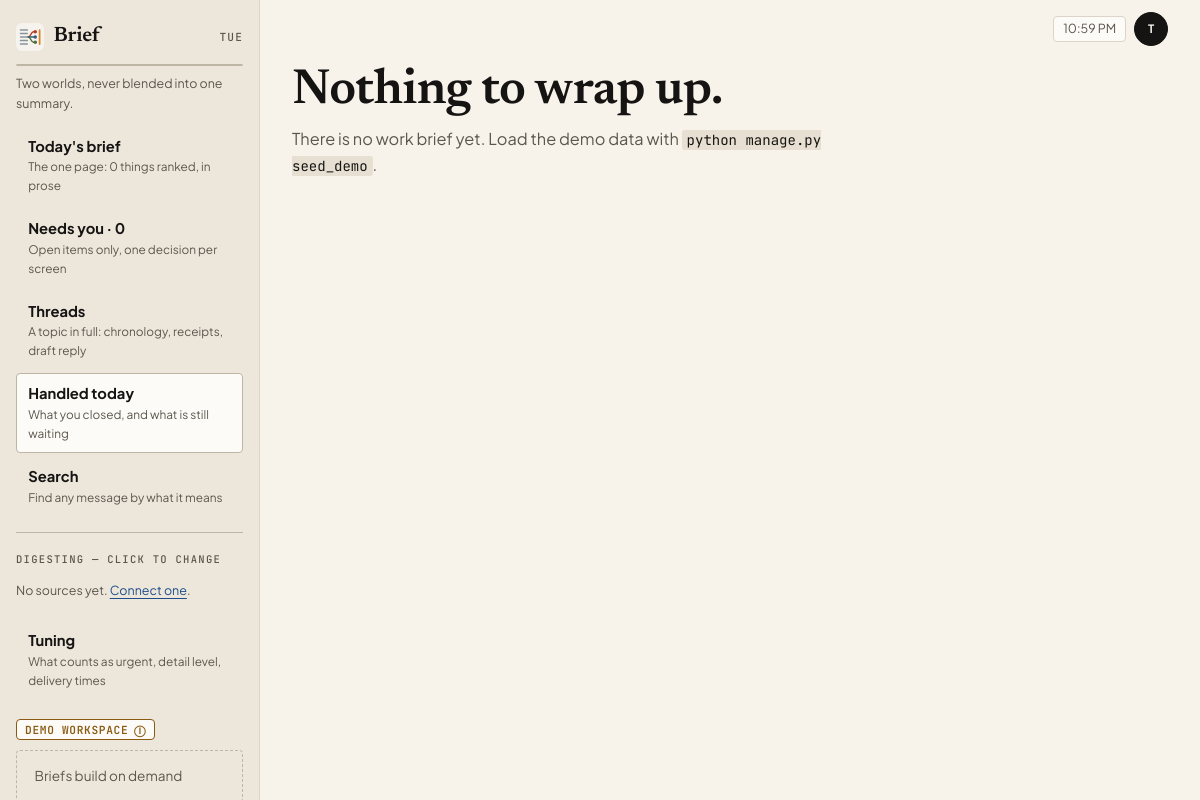
Page /work/handled/ (signed in) on the earlier database version.
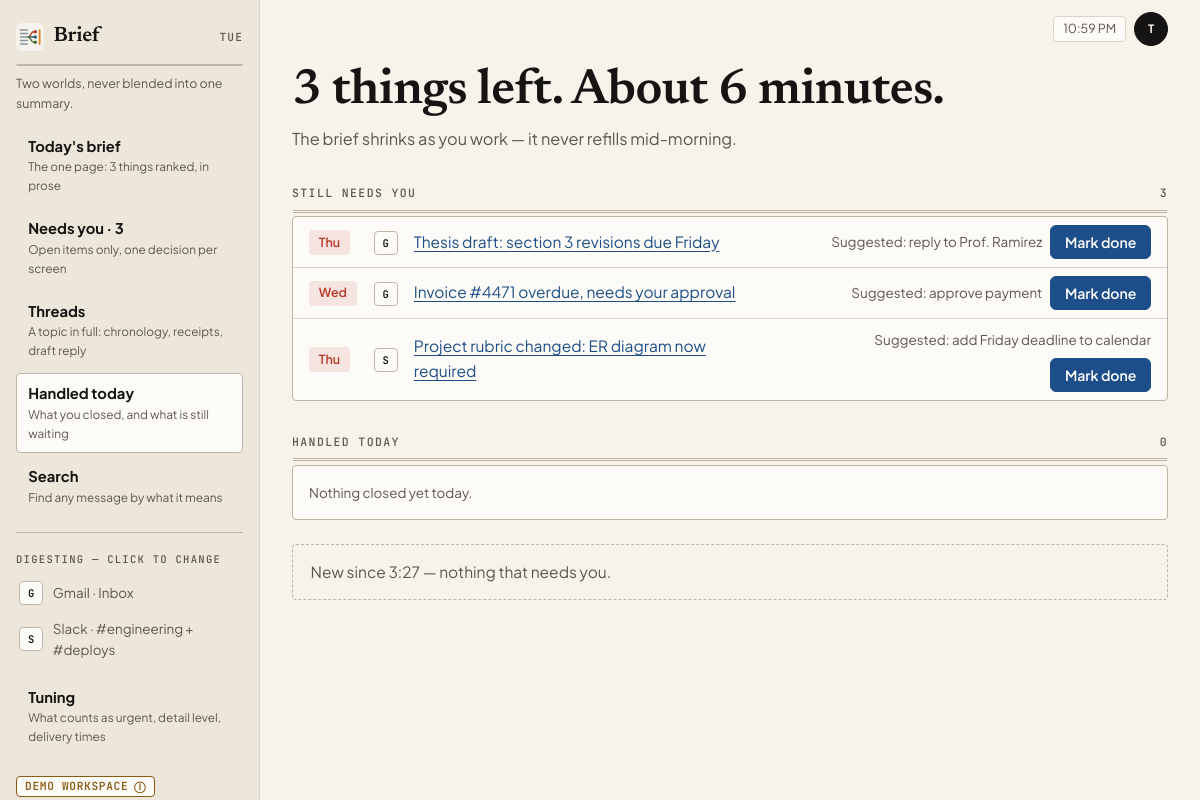
Same page on the later database version.
### unopsis/models.py (models this page shows, shortened)
class Connection(models.Model):
    class Status(models.TextChoices):
        CONNECTED = "connected", "Connected"
        ERROR = "error", "Error"
        REVOKED = "revoked", "Revoked"
    space = models.ForeignKey(Space, on_delete=models.CASCADE, related_name="connections")
    provider = models.CharField(max_length=32, choices=Provider.choices)
    external_account = models.CharField(
        max_length=254,
        help_text="Identifier at the provider, e.g. an address, workspace, or handle.",
    )
    display_name = models.CharField(max_length=120, blank=True)
    status = models.CharField(max_length=16, choices=Status.choices, default=Status.CONNECTED)
    read_only = models.BooleanField(default=True)
    token_ref = models.CharField(
        max_length=200, blank=True,
        help_text=(
            "Opaque pointer to credentials held in a secrets store. No token "
            "material is ever written to this table."
        ),
    )
    included_scopes = models.JSONField(
        default=list, blank=True,
        help_text=(
            'Which channels/labels/chats count, e.g. '
            '[{"id":"C08KJ21X","name":"#engineering","type":"channel"}]. '
            "Excluded scopes are simply absent."
        ),
    )
    last_synced_at = models.DateTimeField(null=True, blank=True)
    last_error = models.TextField(blank=True)
    class Meta:
        ordering = ["space", "provider", "external_account"]
        constraints = [
            models.UniqueConstraint(
                fields=["space", "provider", "external_account"],
                name="uniq_connection_per_space_provider_account",
            )
        ]

class BriefItem(models.Model):
    class Lane(models.TextChoices):
        NEEDS_YOU = "needs_you", "Needs you"
        MOVING = "moving", "Moving without you"
        FYI = "fyi", "FYI"
    class State(models.TextChoices):
        OPEN = "open", "Open"
        HANDLED = "handled", "Handled"
        SNOOZED = "snoozed", "Snoozed"
        DISMISSED = "dismissed", "Dismissed"
    brief = models.ForeignKey(Brief, on_delete=models.CASCADE, related_name="items")
    title = models.CharField(max_length=200, help_text="The subject this item is about.")
    messages = models.ManyToManyField(
        Message, related_name="brief_items", blank=True,
        help_text="The receipts: every message this item's summary rests on.",
    )
    primary_message = models.ForeignKey(
        Message,
        on_delete=models.SET_NULL,
        null=True, blank=True, related_name="lead_for_items",
    )
    lane = models.CharField(max_length=16, choices=Lane.choices)
    rank = models.PositiveIntegerField()
    summary = models.TextField()
    why = models.TextField(blank=True, help_text="Why this surfaced -- shown on demand.")
    deadline_at = models.DateTimeField(null=True, blank=True)
    state = models.CharField(max_length=16, choices=State.choices, default=State.OPEN)
    handled_at = models.DateTimeField(null=True, blank=True)
    snoozed_until = models.DateTimeField(null=True, blank=True)
    actions = models.JSONField(
        default=list, blank=True,
        help_text=(
            'Offered actions, e.g. '
            '[{"kind":"reply","label":"Reply to Prof. Ramirez","primary":true}].'
        ),
    )
    draft_body = models.TextField(blank=True, help_text="A reply composed but not yet sent.")
    draft_sent_at = models.DateTimeField(null=True, blank=True)
    open_count = models.PositiveIntegerField(default=0)
    feedback = models.SmallIntegerField(
        default=0, help_text="-1 thumbs down, 0 none, +1 thumbs up."
    )
    class Meta:
        ordering = ["lane", "rank"]
        constraints = [
            models.UniqueConstraint(fields=["brief", "lane", "rank"], name="uniq_slot_per_brief"),
            models.UniqueConstraint(fields=["brief", "title"], name="uniq_title_per_brief"),
        ]

class Message(models.Model):
    connection = models.ForeignKey(Connection, on_delete=models.CASCADE, related_name="messages")
    author = models.ForeignKey(
        Person,
        on_delete=models.PROTECT,
        related_name="messages",
    )
    external_id = models.CharField(max_length=200, help_text="The provider's own message id.")
    scope_name = models.CharField(
        max_length=200, blank=True,
        help_text="Channel/label the message arrived in, denormalized from the provider.",
    )
    sent_at = models.DateTimeField()
    body = models.TextField()
    permalink = models.URLField(blank=True)
    is_noise = models.BooleanField(default=False)
    raw = models.JSONField(default=dict, blank=True)
    class Meta:
        ordering = ["-sent_at"]
        constraints = [
            models.UniqueConstraint(
                fields=["connection", "external_id"], name="uniq_message_per_connection"
            )
        ]
        indexes = [
            models.Index(fields=["connection", "sent_at"], name="idx_message_conn_sent"),
        ]

class Brief(models.Model):
    class Trigger(models.TextChoices):
        SCHEDULED = "scheduled", "Scheduled"
        ON_DEMAND = "on_demand", "On demand"
    class Status(models.TextChoices):
        BUILDING = "building", "Building"
        READY = "ready", "Ready"
        FAILED = "failed", "Failed"
    space = models.ForeignKey(Space, on_delete=models.CASCADE, related_name="briefs")
    window_start = models.DateTimeField()
    window_end = models.DateTimeField()
    trigger = models.CharField(max_length=16, choices=Trigger.choices)
    status = models.CharField(max_length=16, choices=Status.choices, default=Status.BUILDING)
    headline = models.CharField(
        max_length=200, blank=True,
        help_text='The one line at the top, e.g. "Three things need you before noon."',
    )
    message_count = models.PositiveIntegerField(default=0)
    topic_count = models.PositiveIntegerField(default=0)
    read_seconds = models.PositiveIntegerField(default=0, help_text="Estimated time to read.")
    steps = models.JSONField(
        default=list, blank=True,
        help_text=(
            'Generation progress for the waiting screen, e.g. '
            '[{"label":"Reading 212 messages","status":"done","ms":3100}].'
        ),
    )
    model_version = models.CharField(max_length=80, blank=True)
    generated_at = models.DateTimeField(null=True, blank=True)
    class Meta:
        ordering = ["-window_end"]
        constraints = [
            models.UniqueConstraint(
                fields=["space", "window_start", "window_end"],
                condition=Q(trigger="scheduled"),
                name="uniq_scheduled_brief_per_window",
            )
        ]

### unopsis/app_views.py (the view)
# urls.py: path("work/handled/", app_views.handled, name="app-work-handled"),
@login_required
def handled(request):
    space, brief, now = _world(WORK, request.user)
    still = list(ui.lane_items(brief, NEEDS_YOU))
    for item in still:
        item.primary = ui.primary_action(item)
    start_of_day = timezone.localtime(now).replace(hour=0, minute=0, second=0, microsecond=0)
    done_today = (
        brief.items.filter(state=HANDLED, handled_at__gte=start_of_day)
        .select_related("primary_message__connection").order_by("-handled_at")
        if brief else BriefItem.objects.none()
    )
    done = request.GET.get("done", "")
    just_done = (
        BriefItem.objects.filter(pk=int(done), state=HANDLED, brief__space__kind=WORK,
                                 brief__space__user=request.user).first()
        if done.isascii() and done.isdigit() else None   # "²".isdigit() is True; int("²") fails
    )
    since = (brief.generated_at or brief.window_end) if brief else None
    new_since = (
        Message.objects.filter(connection__space=space, sent_at__gt=since).count() if since else 0
    )
    return _render_world(
        request, "unopsis/app/handled.html", WORK, "handled", space, brief, now,
        still=still, minutes=len(still) * MINUTES_PER_DECISION, done_today=done_today,
        just_done=just_done, since=since, new_since=new_since,
    )

### templates/unopsis/app/handled.html (shortened to what this page needs)
{% extends "unopsis/app/shell.html" %}
{% load app_ui %}
{% block rail %}{% include "unopsis/app/_rail_world.html" %}{% endblock %}
{% block rail_foot %}{% include "unopsis/app/_rail_world_foot.html" %}{% endblock %}
{% block topbar %}<span class="chip">{{ today|time:"g:i A" }}</span>{% endblock %}
{% block app_content %}
{% if not brief %}
  <h1 class="page-title">Nothing to wrap up.</h1>
  <p class="page-sub">There is no work brief yet. Load the demo data with <code>python manage.py seed_demo</code>.</p>
{% else %}
  <h1 class="page-title">{% if still %}{{ still|length }} thing{{ still|length|pluralize }} left. About {{ minutes }} minutes.{% else %}Nothing left.{% endif %}</h1>
  <p class="page-sub">The brief shrinks as you work — it never refills mid-morning.</p>
  <table class="table-app my-4">
    <caption>Still needs you <span class="float-end">{{ still|length }}</span></caption>
    <tbody>
      {% for item in still %}
        <tr>
          <td class="px-3 py-2" style="width: 4rem"><span class="chip chip--due">{% if item.deadline_at %}{{ item.deadline_at|date:"D" }}{% else %}now{% endif %}</span></td>
          <td class="py-2" style="width: 2.5rem"><span class="tile">{% if item.primary_message %}{{ item.primary_message.connection|provider_letter }}{% else %}·{% endif %}</span></td>
          <td class="py-2"><a href="{% url 'app-work-focus' item.pk %}">{{ item.title }}</a></td>
          <td class="px-3 py-2 text-end">
            <div class="d-inline-flex flex-wrap align-items-center justify-content-end gap-2">
              {% if item.primary.label %}<span class="meta">Suggested: {{ item.primary.label|lowerfirst }}</span>{% endif %}
              <form method="post" action="{% url 'app-item-action' item.pk %}">{% csrf_token %}
                <button class="btn-app btn-app--primary" type="submit" title="Marks this done in Unopsis. Nothing is sent anywhere.">Mark done</button>
              </form>
            </div>
          </td>
        </tr>
      {% empty %}
        <tr><td class="px-3 py-3 meta">Nothing is waiting on you.</td></tr>
      {% endfor %}
    </tbody>
  </table>
  <table class="table-app mb-4">
    <caption>Handled today <span class="float-end">{{ done_today|length }}</span></caption>
    <tbody>
      {% for item in done_today %}
        <tr>
          <td class="px-3 py-2" style="width: 4rem"><span class="check">✓</span></td>
          <td class="py-2" style="width: 2.5rem"><span class="tile">{% if item.primary_message %}{{ item.primary_message.connection|provider_letter }}{% else %}·{% endif %}</span></td>
          <td class="py-2 meta">{{ item.title }} — handled {{ item.handled_at|time:"g:i" }}</td>
          <td class="px-3 py-2 text-end"><a class="meta" href="{% url 'app-thread' 'work' item.pk %}">view</a></td>
        </tr>
      {% empty %}
        <tr><td class="px-3 py-3 meta">Nothing closed yet today.</td></tr>
      {% endfor %}
    </tbody>
  </table>
  <p class="hint">
    {% if new_since %}{{ new_since }} new message{{ new_since|pluralize }} since {{ since|time:"g:i" }} — folded into the {% if next_digest %}{{ next_digest|time:"g:i A" }}{% else %}next{% endif %} brief.{% else %}New since {{ since|time:"g:i" }} — nothing that needs you.{% endif %}
  </p>
{% endif %}
{% endblock %}

### templates/unopsis/app/shell.html (shortened to what this page needs)
{% extends "base.html" %}
{% load static app_ui %}
{% block extra_css %}<link rel="stylesheet" href="{% static 'css/app.css' %}">{% endblock %}
{% block body_class %}app-body{% endblock %}
{% block body %}
<div class="app-shell">
  <aside class="app-rail" aria-label="Sidebar">
    {% block rail %}{% endblock %}
    <div class="app-rail__foot">
      {% block rail_foot %}{% endblock %}
    </div>
  </aside>
  <div class="app-main">
    <header class="app-topbar">
      {% block topbar %}{% endblock %}
      {% if user.is_authenticated %}
        {% with name=user.get_full_name|default:user.get_username %}
        <details class="account-menu" data-account-menu>
          <summary aria-label="Account menu for {{ user.get_username }}">
            <span class="avatar">{{ name|initials }}</span>
          </summary>
        </details>
        {% endwith %}
      {% endif %}
    </header>
    <main class="app-content">
      {% block app_content %}{% endblock %}
    </main>
  </div>
</div>
{% endblock %}

### templates/base.html (shortened to what this page needs)
{% load static %}
<!DOCTYPE html>
<html lang="en">
<head>
  <link rel="stylesheet" href="https://cdn.jsdelivr.net/npm/bootstrap@5.3.2/dist/css/bootstrap.min.css">
  <link rel="stylesheet" href="{% static 'css/unopsis.css' %}">
  {% block extra_css %}{% endblock %}
</head>
<body class="{% block body_class %}{% endblock %}">
{% block body %}{% endblock %}
</body>
</html>

### templates/unopsis/app/_rail_world.html (shortened to what this page needs)
{% load static app_ui %}
<div class="rail-brand">
  <img class="rail-logo" src="{% static 'img/unopsis-logo.svg' %}" alt="">
  {% if world == 'work' %}Brief{% else %}Catch up{% endif %}
  <span class="rail-day">{{ today|date:"D" }}</span>
</div>
<nav class="segmented" aria-label="Switch world">
  <a href="{% url 'app-work-brief' %}" class="{% if world == 'work' %}is-on{% endif %}"
     {% if world == 'work' %}aria-current="page"{% endif %}>Work</a>
  <a href="{% url 'app-personal-catchup' %}" class="{% if world == 'personal' %}is-on{% endif %}"
     {% if world == 'personal' %}aria-current="page"{% endif %}>Personal</a>
</nav>
<p class="rail-note">{% if world == 'work' %}Two worlds, never blended into one summary.{% else %}Different sources, different ranking.{% endif %}</p>
{% if world == 'work' %}
  <a class="rail-link {% if active == 'brief' %}is-active{% endif %}" href="{% url 'app-work-brief' %}">
    <strong>Today's brief</strong><small>The one page: {{ needs_you_count }} thing{{ needs_you_count|pluralize }} ranked, in prose</small></a>
  <a class="rail-link {% if active == 'needs-you' %}is-active{% endif %}" href="{% url 'app-work-needs-you' %}">
    <strong>Needs you · {{ needs_you_count }}</strong><small>Open items only, one decision per screen</small></a>
  <a class="rail-link {% if active == 'threads' %}is-active{% endif %}"
     href="{% if first_needs_you %}{% url 'app-thread' 'work' first_needs_you.pk %}{% else %}{% url 'app-work-brief' %}{% endif %}">
    <strong>Threads</strong><small>A topic in full: chronology, receipts, draft reply</small></a>
  <a class="rail-link {% if active == 'handled' %}is-active{% endif %}" href="{% url 'app-work-handled' %}">
    <strong>Handled today</strong><small>What you closed, and what is still waiting</small></a>
  <a class="rail-link {% if active == 'search' %}is-active{% endif %}" href="{% url 'app-search' %}?world=work">
    <strong>Search</strong><small>Find any message by what it means</small></a>
  <hr>
  <p class="rail-label">Digesting — click to change</p>
  {% for row in connections %}
    <a class="rail-source {% if row.broken %}is-broken{% endif %}" href="{% url 'app-setup-scope' %}">
      <span class="tile">{{ row.connection|provider_letter }}</span>
      <span>{% if row.broken %}{{ row.connection.get_provider_display }} · can't sync{% else %}{{ row.label }}{% endif %}</span>
    </a>
  {% empty %}
    <p class="rail-note">No sources yet. <a href="{% url 'app-setup-sources' %}">Connect one</a>.</p>
  {% endfor %}
  <a class="rail-link mt-2" href="{% url 'app-setup-tuning' %}">
    <strong>Tuning</strong><small>What counts as urgent, detail level, delivery times</small></a>
{% endif %}

### templates/unopsis/app/_rail_world_foot.html (shortened to what this page needs)
{% include "unopsis/app/_demo_badge.html" %}
<p class="hint small mb-0">
  {% if next_digest %}Next brief {{ next_digest|time:"g:i A" }}{% else %}Briefs build on demand{% endif %}
</p>

### templates/unopsis/app/_demo_badge.html (shortened to what this page needs)
<details class="demo-badge">
  <summary>Demo workspace <span aria-hidden="true">ⓘ</span></summary>
</details>

Differences in the rows shown:
added Connection: connection|provider_letter "G", label "Gmail · Inbox"
added Connection: connection|provider_letter "S", label "Slack · #engineering + #deploys"
added BriefItem: deadline_at "Thu", primary_message.connection|provider_letter "G", title "Thesis draft: section 3 revisions due Friday", primary.label "reply to Prof. Ramirez"
added BriefItem: deadline_at "Wed", primary_message.connection|provider_letter "G", title "Invoice #4471 overdue, needs your approval", primary.label "approve payment"
added BriefItem: deadline_at "Thu", primary_message.connection|provider_letter "S", title "Project rubric changed: ER diagram now required", primary.label "add Friday deadline to calendar"
added Brief: generated_at "3:27"
Other differences:
{{ needs_you_count }}: "0" → "3"
{{ still|length }}: (not shown) → "3"
{{ minutes }}: (not shown) → "6"
{{ done_today|length }}: (not shown) → "0"
text no longer shown: "No sources yet. Connect one . Briefs build on demand Nothing to wrap up. There is no work brief yet. Load the demo data with python manage.py seed_demo ."
text now shown: "thing left. About minutes. The brief shrinks as you work — it never refills mid-morning. STILL NEEDS YOU HANDLED TODAY Nothing closed yet today. New since — nothing that needs you."
